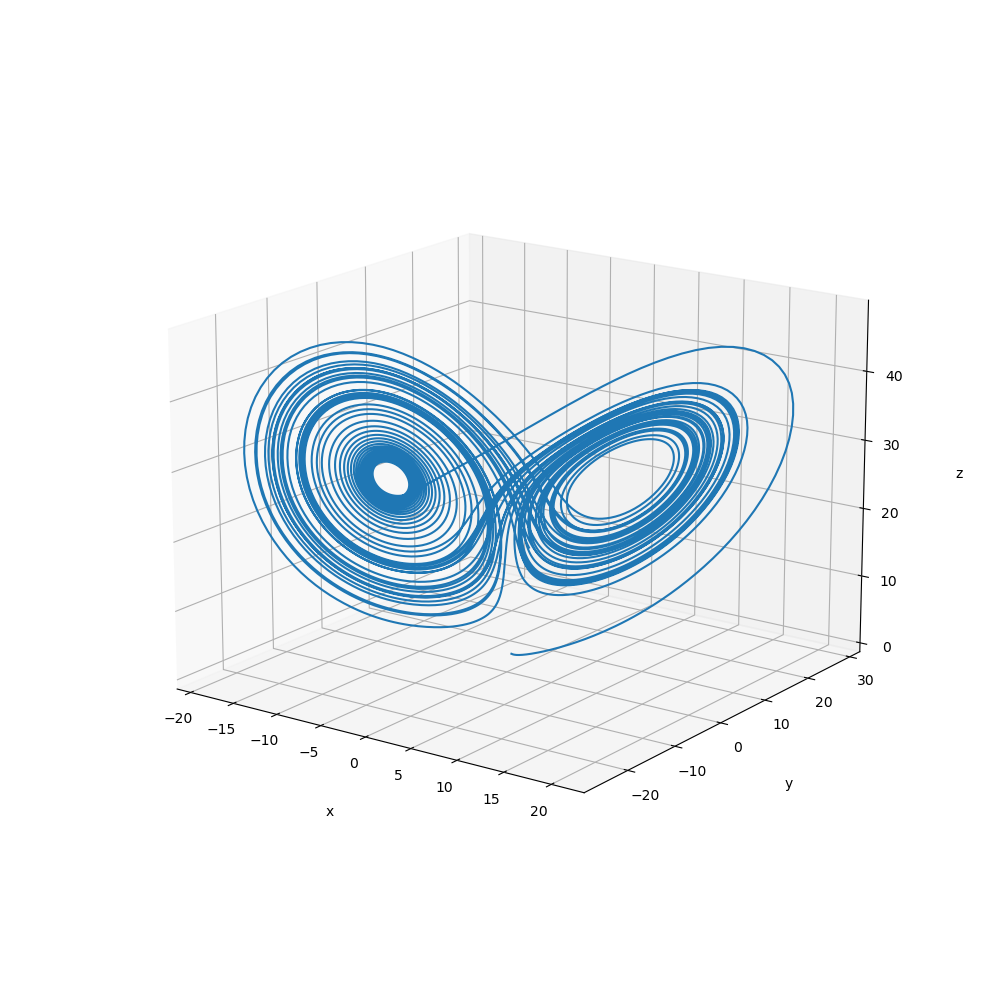

Write Python code to recreate this figure.
import matplotlib.pyplot as plt
import numpy as np
from scipy.integrate import solve_ivp




# Defines the Lorenz Attractor
def my_lorenz_solver(t, s0, sigma, rho, beta):
    x, y, z = s0
    dx_dt = sigma * (y - x)
    dy_dt = x * (rho - z) - y
    dz_dt = x * y - beta * z
    
    return [dx_dt, dy_dt, dz_dt]

# Constants
sigma = 10
rho = 28
beta = 8/3
t_span = [0, 50] # Time span for integration from t0 to tf
s0 = np.array([0, 1, 1.05]) # Initail conditions

soln = solve_ivp(my_lorenz_solver, t_span, s0, args=(sigma, rho, beta), 
                 t_eval=np.linspace(t_span[0], t_span[1], 10000))

# Extracts solutions
X, Y, Z = soln.y

fig = plt.figure(figsize = (10,10))
ax = plt.axes(projection='3d')
ax.grid()

ax.plot3D(X, Y, Z)

# Set axes label
ax.set_xlabel('x', labelpad=20)
ax.set_ylabel('y', labelpad=20)
ax.set_zlabel('z', labelpad=20)

plt.show()
